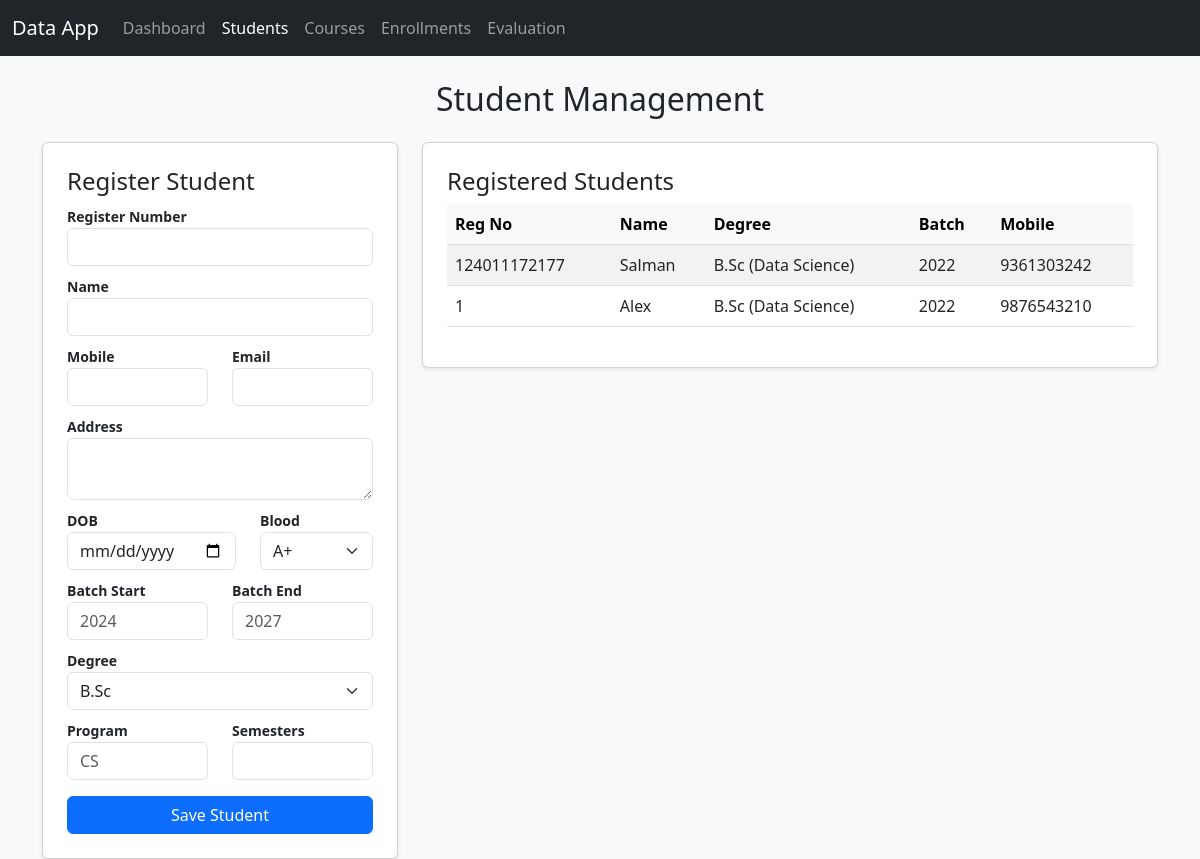
Page /student on the committed database.
### app.py (models this page shows)
class Student(db.Model):
    id = db.Column(db.Integer, primary_key=True)
    register_number = db.Column(db.String(50), unique=True, nullable=False)
    name = db.Column(db.String(100), nullable=False)
    mobile_number = db.Column(db.String(20), nullable=False)
    email_address = db.Column(db.String(120), nullable=False)
    address = db.Column(db.Text, nullable=False)
    dob = db.Column(db.Date, nullable=False)
    blood_group = db.Column(db.String(5), nullable=False)
    batch_start_year = db.Column(db.Integer, nullable=False)
    batch_end_year = db.Column(db.Integer, nullable=False)
    degree = db.Column(db.String(20), nullable=False)
    program = db.Column(db.String(100), nullable=False)
    total_semesters = db.Column(db.Integer, nullable=False)
    courses = db.relationship('Course', secondary=enrollments, backref=db.backref('students', lazy='dynamic'))

### app.py (the view, shortened to what this page needs)
@app.route('/student', methods=['GET', 'POST'])
def student():
    students = Student.query.order_by(Student.id.desc()).all()
    return render_template('student.html', students=students)

### templates/student.html (shortened to what this page needs)
<!DOCTYPE html>
<html lang="en">
<head>
    <link href="https://cdn.jsdelivr.net/npm/bootstrap@5.3.0/dist/css/bootstrap.min.css" rel="stylesheet">
</head>
<body class="bg-light">
<nav class="navbar navbar-expand-lg navbar-dark bg-dark mb-4">
  <div class="container-fluid">
    <a class="navbar-brand" href="#">Data App</a>
    <div class="collapse navbar-collapse">
      <ul class="navbar-nav">
        <li class="nav-item"><a class="nav-link" href="{{ url_for('index') }}">Dashboard</a></li>
        <li class="nav-item"><a class="nav-link active" href="{{ url_for('student') }}">Students</a></li>
        <li class="nav-item"><a class="nav-link" href="{{ url_for('courses') }}">Courses</a></li>
        <li class="nav-item"><a class="nav-link" href="{{ url_for('enrollments') }}">Enrollments</a></li>
        <li class="nav-item"><a class="nav-link" href="{{ url_for('evaluation') }}">Evaluation</a></li>
      </ul>
    </div>
  </div>
</nav>
<div class="container">
    <h2 class="text-center mb-4">Student Management</h2>
    <div class="row">
        <div class="col-md-4">
            <div class="card shadow-sm p-4">
                <h4>Register Student</h4>
                <form method="POST" action="/student">
                    <div class="mb-2">
                        <label class="small fw-bold">Register Number</label>
                        <input type="text" name="register_number" class="form-control" required>
                    </div>
                    <div class="mb-2">
                        <label class="small fw-bold">Name</label>
                        <input type="text" name="name" class="form-control" required>
                    </div>
                    <div class="row mb-2">
                        <div class="col">
                            <label class="small fw-bold">Mobile</label>
                            <input type="text" name="mobile_number" class="form-control" required>
                        </div>
                        <div class="col">
                            <label class="small fw-bold">Email</label>
                            <input type="email" name="email_address" class="form-control" required>
                        </div>
                    </div>
                    <div class="mb-2">
                        <label class="small fw-bold">Address</label>
                        <textarea name="address" class="form-control" rows="2" required></textarea>
                    </div>
                    <div class="row mb-2">
                        <div class="col">
                            <label class="small fw-bold">DOB</label>
                            <input type="date" name="dob" class="form-control" required>
                        </div>
                        <div class="col">
                            <label class="small fw-bold">Blood</label>
                            <select name="blood_group" class="form-select" required>
                                <option value="A+">A+</option><option value="B+">B+</option>
                            </select>
                        </div>
                    </div>
                    <div class="row mb-2">
                        <div class="col">
                            <label class="small fw-bold">Batch Start</label>
                            <input type="number" name="batch_start_year" class="form-control" placeholder="2024" required>
                        </div>
                        <div class="col">
                            <label class="small fw-bold">Batch End</label>
                            <input type="number" name="batch_end_year" class="form-control" placeholder="2027" required>
                        </div>
                    </div>
                    <div class="mb-2">
                        <label class="small fw-bold">Degree</label>
                        <select name="degree" class="form-select" required>
                            <option value="B.Sc">B.Sc</option><option value="BCA">BCA</option>
                        </select>
                    </div>
                    <div class="row mb-3">
                        <div class="col">
                            <label class="small fw-bold">Program</label>
                            <input type="text" name="program" class="form-control" placeholder="CS" required>
                        </div>
                        <div class="col">
                            <label class="small fw-bold">Semesters</label>
                            <input type="number" name="total_semesters" class="form-control" required>
                        </div>
                    </div>
                    <button type="submit" class="btn btn-primary w-100">Save Student</button>
                </form>
            </div>
        </div>
        <div class="col-md-8">
            <div class="card shadow-sm p-4">
                <h4>Registered Students</h4>
                <div class="table-responsive" style="max-height: 600px; overflow-y:auto;">
                    <table class="table table-striped table-hover">
                        <thead class="table-light sticky-top">
                            <tr>
                                <th>Reg No</th>
                                <th>Name</th>
                                <th>Degree</th>
                                <th>Batch</th>
                                <th>Mobile</th>
                            </tr>
                        </thead>
                        <tbody>
                            {% for s in students %}
                            <tr>
                                <td>{{ s.register_number }}</td>
                                <td>{{ s.name }}</td>
                                <td>{{ s.degree }} ({{ s.program }})</td>
                                <td>{{ s.batch_start_year }}</td>
                                <td>{{ s.mobile_number }}</td>
                            </tr>
                            {% endfor %}
                        </tbody>
                    </table>
                </div>
            </div>
        </div>
    </div>
</div>
</body>
</html>

### rows in the picture
Student: register_number "124011172177", name "Salman", degree "B.Sc", program "Data Science", batch_start_year "2022", mobile_number "9361303242"
Student: register_number "1", name "Alex", degree "B.Sc", program "Data Science", batch_start_year "2022", mobile_number "9876543210"
